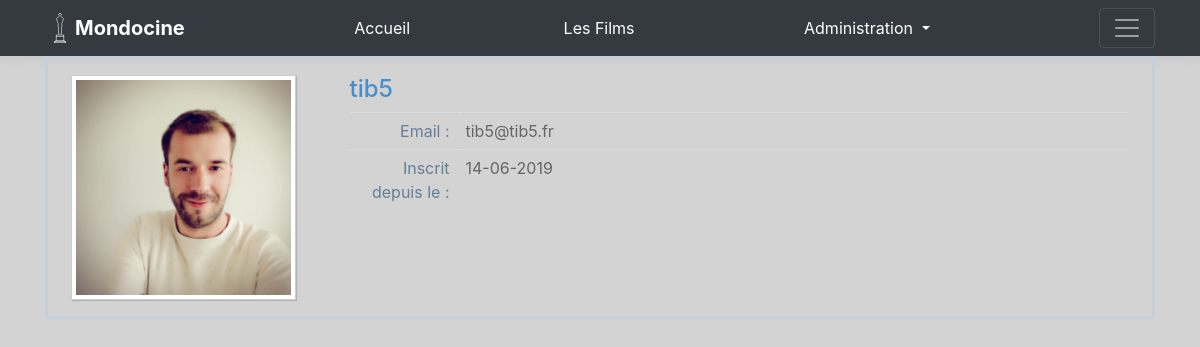
The app's page /membre/4 (signed in) with its own data.
### tables this page shows
CREATE TABLE IF NOT EXISTS `app_user` (
  `user_id` int(11) NOT NULL AUTO_INCREMENT,
  `user_name` varchar(100) DEFAULT NULL,
  `user_mail` varchar(100) DEFAULT NULL,
  `user_password` varchar(100) DEFAULT NULL,
  `user_photo` varchar(150) DEFAULT '/users/unknown.jpg',
  `user_dateinscription` date DEFAULT NULL,
  `user_role_role_id` int(11) DEFAULT '1',
  PRIMARY KEY (`user_id`),
  KEY `fk_app_user_user_role1_idx` (`user_role_role_id`)
);

### autoload.php (called while the page is built, shortened)
<?php
function myAutoloader(string $className):void
{
    $className = str_replace("\\", '/', $className);
}

### src/Controller/UserController.php (called while the page is built, shortened)
<?php
class UserController
{
    public function recupUserId():int
    {
        $url = $_SERVER['REQUEST_URI'];
        $userId = substr($url, 8);
        return $userId;
    }
    public function recupUserDetails()
    {
        $database = new Database();
        $userId = $this->recupUserId();
        $query = "SELECT * FROM app_user WHERE user_id = '".$userId."'";
        $user = $database->queryUnique($query,User::class);
        return $user;
    }
}

### src/Utilities/Database.php (called while the page is built, shortened)
<?php
class Database
{
    private $pdo;
    public function connect():void
    {
            $this->pdo = new PDO(
                'mysql:host=localhost;dbname=mondocine',
                'root',
                '',
                [
                    PDO::MYSQL_ATTR_INIT_COMMAND => "SET NAMES utf8mb4",
                    PDO::ATTR_ERRMODE => PDO::ERRMODE_EXCEPTION
                ]
            );
    }
    public function queryUnique(string $sql, string $classname)
    {
        $result = $this->pdo->query($sql);
        return $result->fetchObject($classname);
    }
}

### src/Entity/User.php (called while the page is built, shortened)
<?php
class User
{
    private $user_name;
    private $user_mail;
    private $user_photo;
    private $user_dateinscription;
    public function getUserName(): string
    {
        return $this->user_name;
    }
    public function getUserMail(): string
    {
        return $this->user_mail;
    }
    public function getUserPhoto():string
    {
        return $this->user_photo;
    }
    public function getUserDateinscription():DateTime
    {
        if (is_string($this->user_dateinscription)){
            $this->user_dateinscription = new DateTime($this->user_dateinscription);
        }
        return $this->user_dateinscription ?? new DateTime();
    }
}

### templates/user.php (the view, shortened to what this page needs)
<?php
$controller = new UserController();
$user = $controller->recupUserDetails();
?>
<main class='container'>
<div id="user-profile-2" class="user-profile">
    <div class="tabbable">
        <div class="tab-content no-border padding-24">
            <div id="home" class="tab-pane in active">
                <div class="row">
                    <div class="col-xs-12 col-sm-3 center">
							<span class="profile-picture">
								<img class="editable img-responsive" alt=" Avatar" id="avatar2" style="width:215px;" src="/img<?=$user->getUserPhoto();?>">
							</span>
                    </div>
                    <div class="col-xs-12 col-sm-9">
                        <div class="profile-user-info">
                            <h4 class="blue">
                                <span class="middle"><?=$user->getUserName();?></span>
                            </h4>
                            <div class="profile-info-row">
                                <div class="profile-info-name"> Email : </div>
                                <div class="profile-info-value">
                                    <span><?=$user->getUserMail();?></span>
                                </div>
                            </div>
                            <div class="profile-info-row">
                                <div class="profile-info-name"> Inscrit depuis le : </div>
                                <div class="profile-info-value">
                                    <span><?= $user->getUserDateinscription()->format('d-m-Y');?></span>
                                </div>
                            </div>
                        </div>
                    </div>
                </div>
            </div>
        </div>
    </div>
</div>
</main>

### public/css/style.css (style rules this page uses)
* { margin:0; padding:0; box-sizing:border-box; }
body { color:#666; }
.align-center, .center { text-align: center!important; }
.profile-user-info { display: table; width: 98%; width: calc(100% - 24px); margin: 0 auto }
.profile-info-row { display: table-row; }
.profile-info-name, .profile-info-value { display: table-cell; border-top: 1px dotted #D5E4F1 }
.profile-info-name { text-align: right; padding: 6px 10px 6px 4px; font-weight: 400; color: #667E99; background-color: transparent; width: 110px; vertical-align: middle }
.profile-info-value { padding: 6px 4px 6px 6px }
.profile-picture { border: 1px solid #CCC; background-color: #FFF; padding: 4px; display: inline-block; max-width: 100%; -webkit-box-sizing: border-box; -moz-box-sizing: border-box; box-sizing: border-box; box-shadow: 1px 1px 1px rgba(0, 0, 0, .15) }
.tab-content { border: 3px solid #C5D0DC; padding: 16px 12px; position: relative; }
.blue { color: #478FCA!important }
:root { --jumbotron-padding-y: 0.5rem; }

### records on screen
app_user: user_photo (picture), user_name "tib5", user_mail "tib5@tib5.fr", user_dateinscription "14-06-2019"
